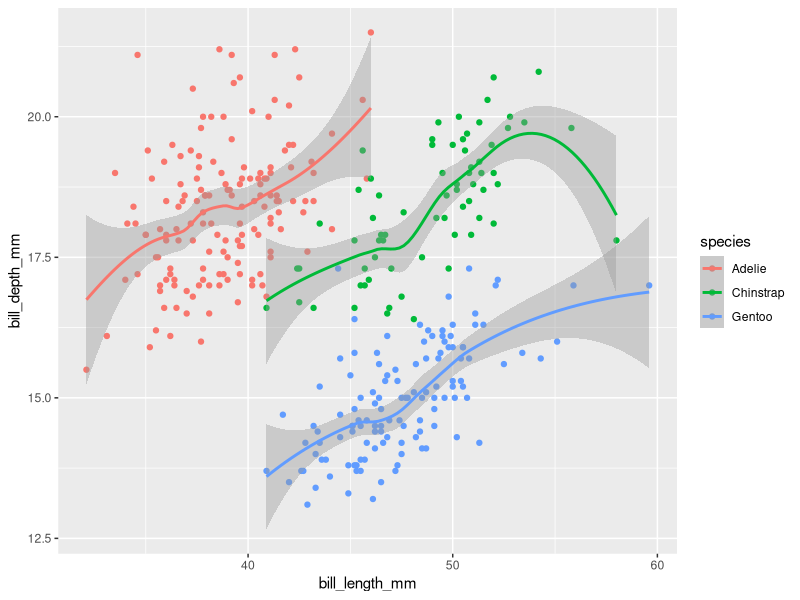

Write R code to recreate this figure.
## ---- chunk 1
knitr::opts_chunk$set(echo = TRUE)
library(tidyverse)
library(palmerpenguins)
## ---- chunk 2
ggplot(data = penguins, mapping = aes(x = bill_length_mm, y = bill_depth_mm, color = species)) +
  geom_point() + 
  geom_smooth()

